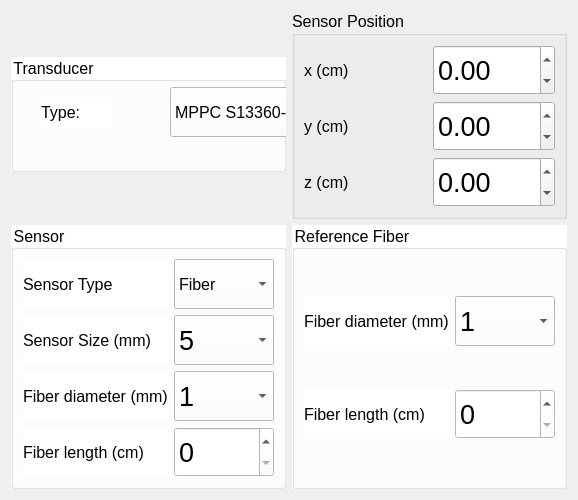
      <widget class="QWidget" name="pagesensor">
       <layout class="QGridLayout" name="gridLayout_3">
        <item row="0" column="0">
         <widget class="QGroupBox" name="groupBox_12">
          <property name="maximumSize">
           <size>
            <width>16777215</width>
            <height>115</height>
           </size>
          </property>
          <property name="font">
           <font>
            <pointsize>12</pointsize>
           </font>
          </property>
          <property name="styleSheet">
           <string notr="true">background-color: rgb(255, 255, 255);</string>
          </property>
          <property name="title">
           <string>Transducer</string>
          </property>
          <widget class="QLabel" name="label_31">
           <property name="geometry">
            <rect>
             <x>30</x>
             <y>40</y>
             <width>71</width>
             <height>31</height>
            </rect>
           </property>
           <property name="font">
            <font>
             <pointsize>12</pointsize>
            </font>
           </property>
           <property name="text">
            <string>Type:</string>
           </property>
          </widget>
          <widget class="QComboBox" name="transducertype">
           <property name="geometry">
            <rect>
             <x>159</x>
             <y>30</y>
             <width>231</width>
             <height>50</height>
            </rect>
           </property>
           <property name="minimumSize">
            <size>
             <width>100</width>
             <height>50</height>
            </size>
           </property>
           <property name="font">
            <font>
             <pointsize>12</pointsize>
            </font>
           </property>
           <item>
            <property name="text">
             <string>MPPC S13360-1325CS</string>
            </property>
           </item>
           <item>
            <property name="text">
             <string>MPPC S13360-1350CS</string>
            </property>
           </item>
           <item>
            <property name="text">
             <string>MPPC S13360-1375CS</string>
            </property>
           </item>
          </widget>
         </widget>
        </item>
        <item row="0" column="1">
         <widget class="QGroupBox" name="groupBox_15">
          <property name="font">
           <font>
            <pointsize>12</pointsize>
           </font>
          </property>
          <property name="toolTip">
           <string>&lt;html&gt;&lt;head/&gt;&lt;body&gt;&lt;p&gt;(0, 0, 0) is at the center of beam at 0 cm depth. x and y as the field, z is depth in patient/phantom&lt;/p&gt;&lt;/body&gt;&lt;/html&gt;</string>
          </property>
          <property name="title">
           <string>Sensor Position</string>
          </property>
          <layout class="QGridLayout" name="gridLayout_16">
           <item row="1" column="1">
            <widget class="QDoubleSpinBox" name="sensorpositiony">
             <property name="minimumSize">
              <size>
               <width>100</width>
               <height>50</height>
              </size>
             </property>
             <property name="font">
              <font>
               <pointsize>20</pointsize>
              </font>
             </property>
             <property name="minimum">
              <double>-40.000000000000000</double>
             </property>
             <property name="maximum">
              <double>40.000000000000000</double>
             </property>
             <property name="singleStep">
              <double>0.010000000000000</double>
             </property>
             <property name="value">
              <double>0.000000000000000</double>
             </property>
            </widget>
           </item>
           <item row="1" column="0">
            <widget class="QLabel" name="label_38">
             <property name="font">
              <font>
               <pointsize>12</pointsize>
              </font>
             </property>
             <property name="text">
              <string>y (cm)</string>
             </property>
            </widget>
           </item>
           <item row="0" column="1">
            <widget class="QDoubleSpinBox" name="sensorpositionx">
             <property name="minimumSize">
              <size>
               <width>100</width>
               <height>50</height>
              </size>
             </property>
             <property name="font">
              <font>
               <pointsize>20</pointsize>
              </font>
             </property>
             <property name="minimum">
              <double>-40.000000000000000</double>
             </property>
             <property name="maximum">
              <double>40.000000000000000</double>
             </property>
             <property name="singleStep">
              <double>0.010000000000000</double>
             </property>
            </widget>
           </item>
           <item row="0" column="0">
            <widget class="QLabel" name="label_39">
             <property name="font">
              <font>
               <pointsize>12</pointsize>
              </font>
             </property>
             <property name="text">
              <string>x (cm)</string>
             </property>
            </widget>
           </item>
           <item row="2" column="0">
            <widget class="QLabel" name="label_40">
             <property name="font">
              <font>
               <pointsize>12</pointsize>
              </font>
             </property>
             <property name="text">
              <string>z (cm)</string>
             </property>
            </widget>
           </item>
           <item row="2" column="1">
            <widget class="QDoubleSpinBox" name="sensorpositionz">
             <property name="minimumSize">
              <size>
               <width>100</width>
               <height>50</height>
              </size>
             </property>
             <property name="font">
              <font>
               <pointsize>20</pointsize>
              </font>
             </property>
             <property name="minimum">
              <double>-40.000000000000000</double>
             </property>
             <property name="maximum">
              <double>40.000000000000000</double>
             </property>
             <property name="singleStep">
              <double>0.010000000000000</double>
             </property>
            </widget>
           </item>
          </layout>
         </widget>
        </item>
        <item row="1" column="0">
         <widget class="QGroupBox" name="groupBox_13">
          <property name="font">
           <font>
            <pointsize>12</pointsize>
           </font>
          </property>
          <property name="styleSheet">
           <string notr="true">background-color: rgb(255, 255, 255);</string>
          </property>
          <property name="title">
           <string>Sensor</string>
          </property>
          <layout class="QGridLayout" name="gridLayout_14">
           <item row="0" column="0">
            <widget class="QLabel" name="label_32">
             <property name="font">
              <font>
               <pointsize>12</pointsize>
              </font>
             </property>
             <property name="text">
              <string>Sensor Type</string>
             </property>
            </widget>
           </item>
           <item row="3" column="0">
            <widget class="QLabel" name="label_33">
             <property name="font">
              <font>
               <pointsize>12</pointsize>
              </font>
             </property>
             <property name="text">
              <string>Fiber length (cm)</string>
             </property>
            </widget>
           </item>
           <item row="3" column="1">
            <widget class="QSpinBox" name="sensorfiberlength">
             <property name="minimumSize">
              <size>
               <width>100</width>
               <height>50</height>
              </size>
             </property>
             <property name="font">
              <font>
               <pointsize>20</pointsize>
              </font>
             </property>
             <property name="maximum">
              <number>2000</number>
             </property>
            </widget>
           </item>
           <item row="0" column="1">
            <widget class="QComboBox" name="sensortype">
             <property name="minimumSize">
              <size>
               <width>100</width>
               <height>50</height>
              </size>
             </property>
             <property name="font">
              <font>
               <pointsize>12</pointsize>
              </font>
             </property>
             <item>
              <property name="text">
               <string>Fiber</string>
              </property>
             </item>
             <item>
              <property name="text">
               <string>Sphere</string>
              </property>
             </item>
            </widget>
           </item>
           <item row="2" column="0">
            <widget class="QLabel" name="label_35">
             <property name="font">
              <font>
               <pointsize>12</pointsize>
              </font>
             </property>
             <property name="text">
              <string>Fiber diameter (mm)</string>
             </property>
            </widget>
           </item>
           <item row="1" column="1">
            <widget class="QComboBox" name="sensorsize">
             <property name="minimumSize">
              <size>
               <width>100</width>
               <height>50</height>
              </size>
             </property>
             <property name="font">
              <font>
               <pointsize>20</pointsize>
              </font>
             </property>
             <item>
              <property name="text">
               <string>5</string>
              </property>
             </item>
             <item>
              <property name="text">
               <string>3</string>
              </property>
             </item>
             <item>
              <property name="text">
               <string>1</string>
              </property>
             </item>
            </widget>
           </item>
           <item row="1" column="0">
            <widget class="QLabel" name="label_34">
             <property name="font">
              <font>
               <pointsize>12</pointsize>
              </font>
             </property>
             <property name="text">
              <string>Sensor Size (mm)</string>
             </property>
            </widget>
           </item>
           <item row="2" column="1">
            <widget class="QComboBox" name="sensorfiberdiam">
             <property name="minimumSize">
              <size>
               <width>100</width>
               <height>50</height>
              </size>
             </property>
             <property name="font">
              <font>
               <pointsize>20</pointsize>
              </font>
             </property>
             <item>
              <property name="text">
               <string>1</string>
              </property>
             </item>
             <item>
              <property name="text">
               <string>0.75</string>
              </property>
             </item>
             <item>
              <property name="text">
               <string>0.50</string>
              </property>
             </item>
             <item>
              <property name="text">
               <string>0.25</string>
              </property>
             </item>
            </widget>
           </item>
          </layout>
         </widget>
        </item>
        <item row="1" column="1">
         <widget class="QGroupBox" name="groupBox_14">
          <property name="font">
           <font>
            <pointsize>12</pointsize>
           </font>
          </property>
          <property name="styleSheet">
           <string notr="true">background-color: rgb(255, 255, 255);</string>
          </property>
          <property name="title">
           <string>Reference Fiber</string>
          </property>
          <layout class="QGridLayout" name="gridLayout_15">
           <item row="1" column="1">
            <widget class="QSpinBox" name="referencefiberlength">
             <property name="minimumSize">
              <size>
               <width>100</width>
               <height>50</height>
              </size>
             </property>
             <property name="font">
              <font>
               <pointsize>20</pointsize>
              </font>
             </property>
             <property name="maximum">
              <number>2000</number>
             </property>
            </widget>
           </item>
           <item row="1" column="0">
            <widget class="QLabel" name="label_37">
             <property name="font">
              <font>
               <pointsize>12</pointsize>
              </font>
             </property>
             <property name="text">
              <string>Fiber length (cm)</string>
             </property>
            </widget>
           </item>
           <item row="0" column="1">
            <widget class="QComboBox" name="referencefiberdiam">
             <property name="minimumSize">
              <size>
               <width>100</width>
               <height>50</height>
              </size>
             </property>
             <property name="font">
              <font>
               <pointsize>20</pointsize>
              </font>
             </property>
             <item>
              <property name="text">
               <string>1</string>
              </property>
             </item>
             <item>
              <property name="text">
               <string>0.75</string>
              </property>
             </item>
             <item>
              <property name="text">
               <string>0.50</string>
              </property>
             </item>
             <item>
              <property name="text">
               <string>0.25</string>
              </property>
             </item>
            </widget>
           </item>
           <item row="0" column="0">
            <widget class="QLabel" name="label_36">
             <property name="font">
              <font>
               <pointsize>12</pointsize>
              </font>
             </property>
             <property name="text">
              <string>Fiber diameter (mm)</string>
             </property>
            </widget>
           </item>
          </layout>
         </widget>
        </item>
       </layout>
      </widget>
